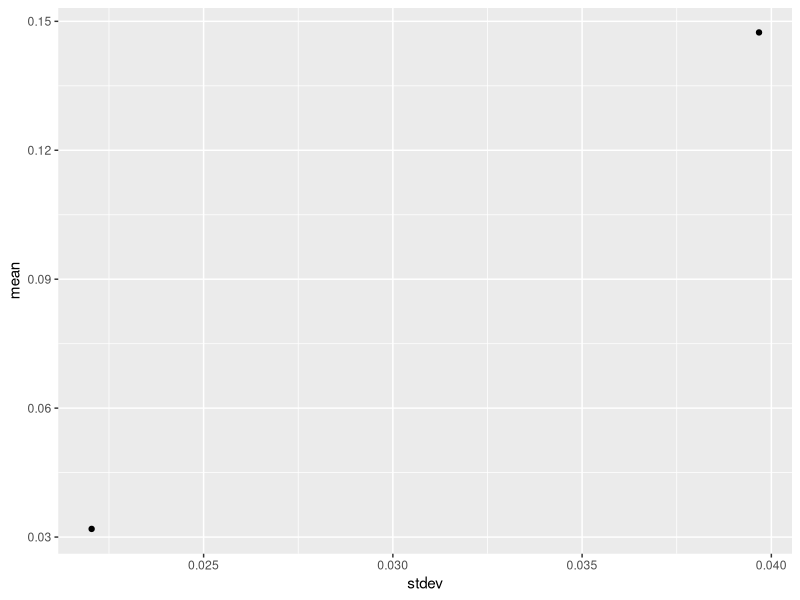
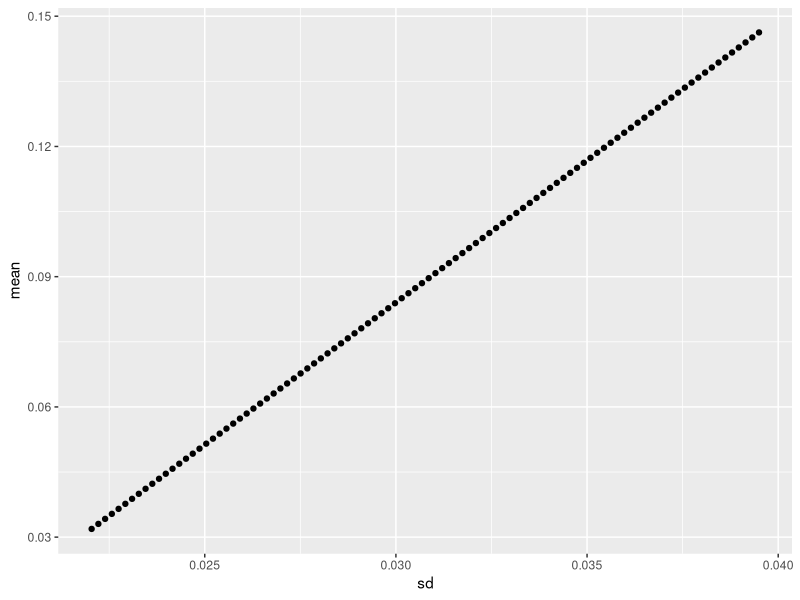

These charts were generated, in order, by the following R code:
## ---- chunk 1
library(tidyverse)
## ---- chunk 2
asset_1_return <- rnorm(100, mean = 0.03, sd = 0.02)

# perfect linear correlation
asset_2_return <- 0.09 + asset_1_return * 1.8

combined_return <- data.frame(cbind(asset_1_return, asset_2_return))

cor(asset_1_return, asset_2_return)
sqrt(var(asset_2_return))

# 2 assets' summary
mean_1 = mean(asset_1_return)
mean_2 = mean(asset_2_return)
sd_1 = sqrt(var(asset_1_return))
sd_2 = sqrt(var(asset_2_return))
avg_perfect <-  data.frame(cbind(c(mean_1, mean_2), c(sd_1, sd_2)))
colnames(avg_perfect) <- c("mean", "stdev")

avg_perfect %>%
  ggplot(aes(x=stdev, y=mean)) +
  geom_point()

## mix options, sequence from 0.01 (1% of asset 1) to 1.00 (100% of asset 1)
mix <- seq(100)/100

# each column is a mix option
perfect_porfolio <- data.frame(mix[1] * asset_1_return + (1-mix[1]) * asset_2_return)
for (i in (2:100)){
  temp = mix[i] * asset_1_return + (1-mix[i]) * asset_2_return
  perfect_porfolio <- cbind(perfect_porfolio, temp)
}

# change column names
col_names_mix <- c(paste0(1:100, "%"))
colnames(perfect_porfolio) <- col_names_mix

# plot combination
data.frame(sapply(perfect_porfolio, sd), sapply(perfect_porfolio, mean)) %>%
  `colnames<-`(c("sd", "mean")) %>%
  ggplot(aes(x=sd, y=mean)) +
  geom_point()
